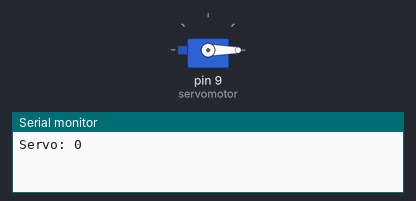
Recording of a sketch running on a simulated Arduino Uno, built with avr-gcc and run on an emulated ATmega328P. Shown: servo, the last lines printed to the serial monitor. Random numbers use the default seed unless the sketch sets one.

Above: at 0.1 s.
At 8.1 s:
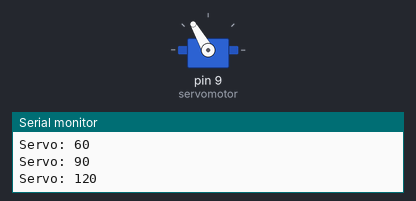
At 16.1 s:
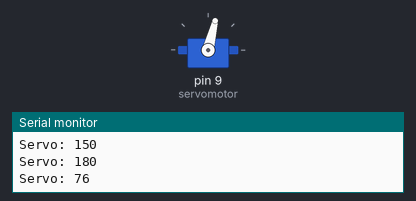
At 38.1 s:
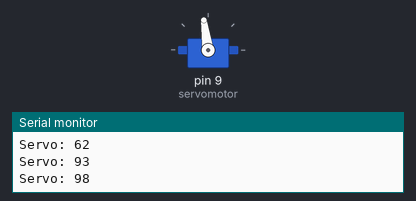
Timing chart, 0 to 39.6 s (numbered marks = the images above):
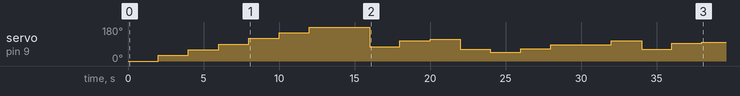

The sketch:

servoTest.ino
```cpp
#include <Servo.h>

int lastServo = -1;
Servo servomotor;
void setServo(int deg);


void setup(){
	Serial.begin(9600);
	servomotor.attach(9);
	for(int i=0;i<=180;i+=30){
		setServo(i);
		delay(2000);
	}
}

void loop(){
	delay(2000);
	setServo(random(1,179));
}

void setServo(int deg){
	if(lastServo != deg){
		Serial.print("Servo: ");
		Serial.println(deg);
		servomotor.write(deg);
		lastServo = deg;
	}
}
```

Measured:
- by itself, servo on pin 9 (servomotor): 0° → 30° at 2.0 s, → 60° 2.0 s later, → 90° 2.0 s later, → 120° 2.0 s later, … (17 changes in this stretch)
